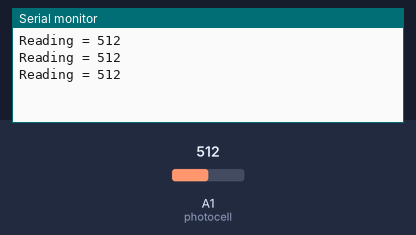
This sketch was run on a simulated Arduino Uno, built with avr-gcc and run on an emulated ATmega328P. Parts: the last lines printed to the serial monitor. Inputs (shaded band) come from the test bench; at power-on: A1 (photocell) = 512.

Above: at 1.3 s.
1.4 s: A1 (photocell) set to 716
At 1.9 s:
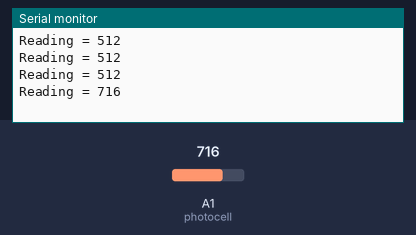
2.9 s: A1 (photocell) set to 900
At 3.4 s:
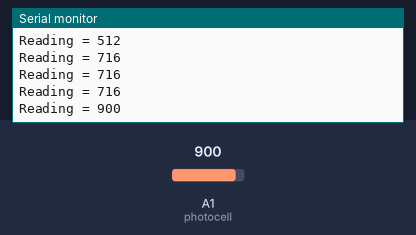
Timing chart, 0 to 5.9 s (numbered marks = the images above; inputs shaded):
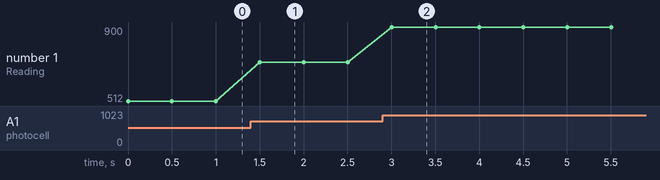

The sketch:

Photoresistor_example.ino
```cpp
const int photocell = A1; // Photoresistor at Arduino analog pin A1

//Variables
int reading;

void setup(){
 Serial.begin(9600);

 pinMode(photocell, INPUT);
}

void loop(){
  reading = analogRead(photocell);

  Serial.print("Reading = ");
  Serial.println(reading);

  delay(500);
}
```

Measured:
- after the input at 1.4 s, the serial monitor: prints a new line after 0.10 s (image 1)
- after the input at 2.9 s, the serial monitor: prints a new line after 0.10 s (image 2)
- plotted number 1: 512 → 716 after the input at 1.4 s, 716 → 900 after the input at 2.9 s
